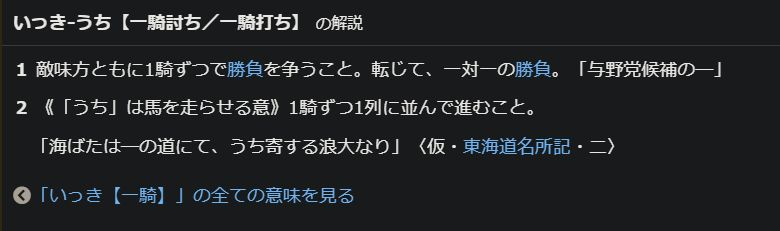
#> input picture legacy/temp/dictionary_1.jpg, 780 x 231 px
$ python -i ocr.py   (imports and definitions only)   (older library calls are emulated)
#> lines starting #> are read from the running program, lines starting #| are printed output that depends on the picture
import base64
import io
import re
import logging
import hashlib
import json
import math
from dataclasses import asdict, dataclass
from pathlib import Path
from bs4 import BeautifulSoup
from PIL import Image, ImageFilter, ImageOps, ImageStat
import pytesseract


@dataclass
class ImageClassification:
    classification: str
    probability: float
    source: str
    reason: str
    features: dict
    needs_confirmation: bool = False

    def as_dict(self) -> dict:
        return asdict(self)

class OcrEngine:
    # Baseline logistic model calibrated from the repository's labelled
    # dictionary_* and visual_recall_* corpus.  Inputs are standardized in the
    # order returned by ``_baseline_feature_vector``.  Keeping this small model
    # over the deterministic OCR/layout features makes inference cheap and
    # permits user feedback to remain a second, local calibration layer.
    _BASELINE_MEANS = (
        1.54545455, 0.15633636, 0.68181818, 0.64623182, 0.18001727,
        0.14048182, 0.40213455, 0.31430727, 0.55998636,
    )
    _BASELINE_SCALES = (
        1.49931114, 0.08732968, 0.40931496, 0.27720170, 0.15194505,
        0.05387307, 0.16433440, 0.14910790, 0.22126837,
    )
    _BASELINE_WEIGHTS = (
        -0.03386932, 2.72293941, 2.47928581, -0.68369121,
        -0.91972688, -4.04364271, 0.50892469, -0.64331472,
        -0.16827450, -0.34053463,
    )

    def __init__(self):
        self.feedback_path = Path.home() / ".config" / "linguist-anki-bridge" / "image-classifier-feedback.json"

    # [209 lines left out: functions get_installed_languages, check_missing_languages, extract_image_filename, preprocess_image, ensure_tessdata_for_langs, perform_ocr and 1 more, not called in this run]

    @staticmethod
    def _sigmoid(value: float) -> float:
        return 1.0 / (1.0 + math.exp(-max(-30.0, min(30.0, value))))

    def extract_visual_features(self, base64_image_data: str, lang_string: str = "jpn+eng+vie", ocr_config: dict = None) -> dict:
        """Extract cheap, deterministic screenshot/photograph features.

        Tesseract's token boxes provide text coverage, row count, and alignment.
        Pillow provides edges, entropy, colour variation, and flat-background
        estimates.  The image is capped at 768 px to keep this stage bounded.
        """
        ocr_config = ocr_config or {}
        raw = base64.b64decode(base64_image_data)
        image = Image.open(io.BytesIO(raw)).convert("RGB")
        image.thumbnail((768, 768))
        width, height = image.size
        area = max(1, width * height)

        langs = [item.strip() for item in lang_string.split("+") if item.strip()]
        tessdata_dir = self.ensure_tessdata_for_langs(langs)
        config = f'--tessdata-dir "{tessdata_dir}"'
        data = pytesseract.image_to_data(
            self.preprocess_image(image) if ocr_config.get("preprocess", True) else image,
            lang=lang_string,
            config=config,
            output_type=pytesseract.Output.DICT,
        )
        scale = 3.0 if ocr_config.get("preprocess", True) else 1.0
        boxes = []
        line_keys = set()
        x_bins = {}
        for index, token in enumerate(data.get("text", [])):
            try:
                confidence = float(data["conf"][index])
            except (ValueError, TypeError, KeyError):
                confidence = -1
            if not str(token).strip() or confidence < 20:
                continue
            left = float(data["left"][index]) / scale
            top = float(data["top"][index]) / scale
            box_w = float(data["width"][index]) / scale
            box_h = float(data["height"][index]) / scale
            boxes.append((left, top, box_w, box_h))
            line_keys.add((data["block_num"][index], data["par_num"][index], data["line_num"][index]))
            bucket = round(left / max(8.0, width * 0.04))
            x_bins[bucket] = x_bins.get(bucket, 0) + 1

        text_coverage = min(1.0, sum(w * h for _, _, w, h in boxes) / area)
        alignment = max(x_bins.values(), default=0) / max(1, len(boxes))
        row_density = min(1.0, len(line_keys) / max(3.0, height / 32.0))

        sample = image.copy()
        sample.thumbnail((256, 256))
        gray = sample.convert("L")
        edges = gray.filter(ImageFilter.FIND_EDGES)
        edge_density = sum(1 for value in edges.getdata() if value > 32) / max(1, sample.width * sample.height)
        entropy = gray.entropy() / 8.0
        stats = ImageStat.Stat(sample)
        colour_std = sum(stats.stddev[:3]) / (3.0 * 128.0)
        quantized = sample.quantize(colors=32)
        histogram = quantized.histogram()
        dominant_colour = max(histogram, default=0) / max(1, sample.width * sample.height)
        return {
            "text_coverage": round(text_coverage, 5),
            "token_count": len(boxes),
            "row_count": len(line_keys),
            "row_density": round(row_density, 5),
            "alignment": round(alignment, 5),
            "edge_density": round(edge_density, 5),
            "entropy": round(entropy, 5),
            "colour_std": round(colour_std, 5),
            "dominant_colour": round(dominant_colour, 5),
        }

    # [144 lines left out: functions _feature_vector, _baseline_feature_vector, _baseline_probability, _feedback_rows, _learned_probability, record_classification_feedback and 2 more, not called in this run]

    def is_dictionary_screenshot(self, ocr_text: str) -> bool:
        return self.classify_image_ocr(ocr_text) == "dictionary"

>>> import cv2
>>> picture = cv2.imread('../../legacy/temp/dictionary_1.jpg', cv2.IMREAD_GRAYSCALE)
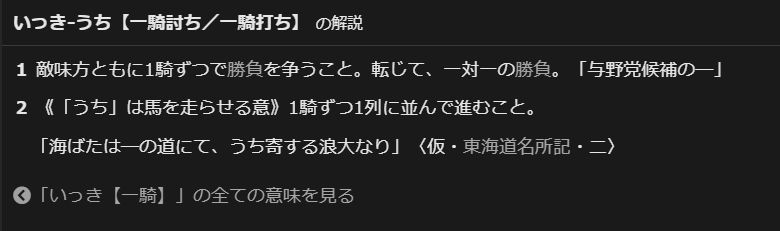
#> picture: shape (231, 780); min 0, max 255, mean 37.4
>>> result = OcrEngine().extract_visual_features(picture)
#> (the run stopped early here; a loop or call above may not have finished)

$ run again, on legacy/temp/dictionary_2.jpg
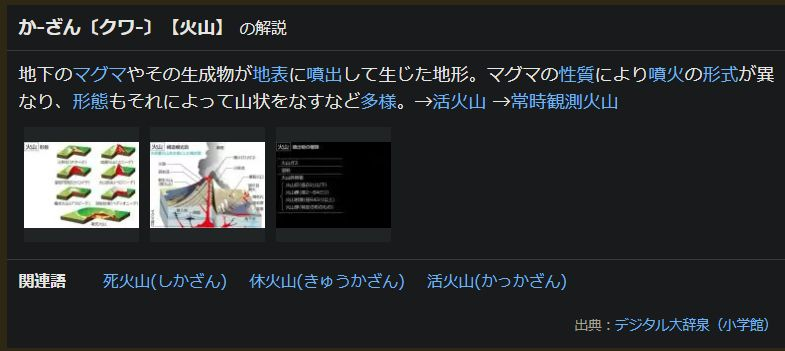
#> input picture legacy/temp/dictionary_2.jpg, 785 x 351 px
#> `picture = cv2.imread('../../legacy/temp/dictionary_1.jpg', cv2.IMREAD_..`:
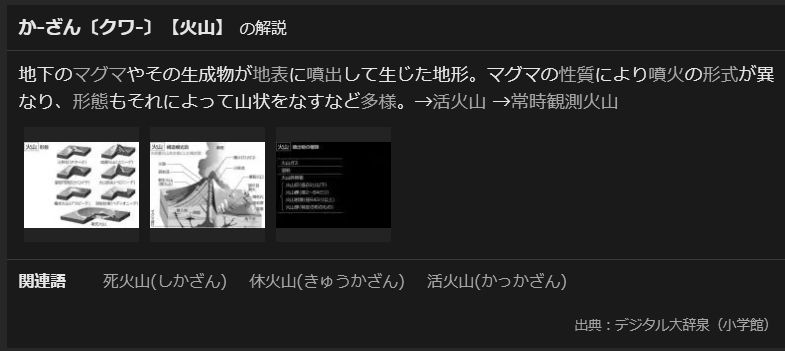
#> picture: shape (351, 785); min 0, max 255, mean 45.3
